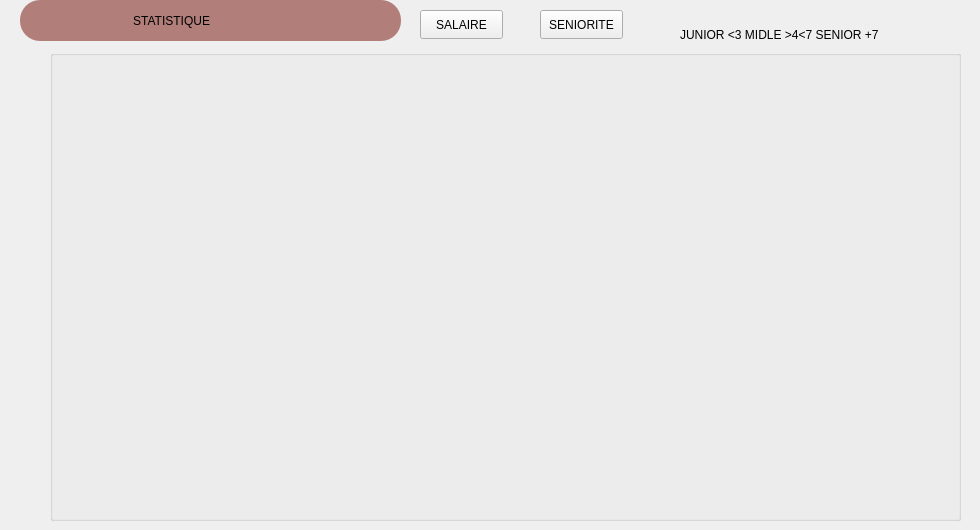
   <widget class="QWidget" name="tab">
    <attribute name="title">
     <string>ACCEUIL</string>
    </attribute>
    <widget class="QLabel" name="label_20">
     <property name="geometry">
      <rect>
       <x>20</x>
       <y>0</y>
       <width>381</width>
       <height>41</height>
      </rect>
     </property>
     <property name="styleSheet">
      <string notr="true">*{background-color: rgb(178, 126, 121);
font: 600 9pt &quot;Yu Gothic UI Semibold&quot;;
border-radius:20px;
}</string>
     </property>
     <property name="text">
      <string>                                  STATISTIQUE</string>
     </property>
    </widget>
    <widget class="QPushButton" name="showChar">
     <property name="geometry">
      <rect>
       <x>420</x>
       <y>10</y>
       <width>83</width>
       <height>29</height>
      </rect>
     </property>
     <property name="text">
      <string>SALAIRE</string>
     </property>
    </widget>
    <widget class="QPushButton" name="seniorityAnalysisButton">
     <property name="geometry">
      <rect>
       <x>540</x>
       <y>10</y>
       <width>83</width>
       <height>29</height>
      </rect>
     </property>
     <property name="text">
      <string>SENIORITE</string>
     </property>
    </widget>
    <widget class="QLabel" name="label_12">
     <property name="geometry">
      <rect>
       <x>680</x>
       <y>10</y>
       <width>291</width>
       <height>51</height>
      </rect>
     </property>
     <property name="text">
      <string>JUNIOR &lt;3  MIDLE &gt;4&lt;7  SENIOR +7</string>
     </property>
    </widget>
    <widget class="QGroupBox" name="chartPlaceholder">
     <property name="geometry">
      <rect>
       <x>50</x>
       <y>50</y>
       <width>911</width>
       <height>471</height>
      </rect>
     </property>
     <property name="styleSheet">
      <string notr="true"/>
     </property>
     <property name="title">
      <string/>
     </property>
    </widget>
   </widget>
